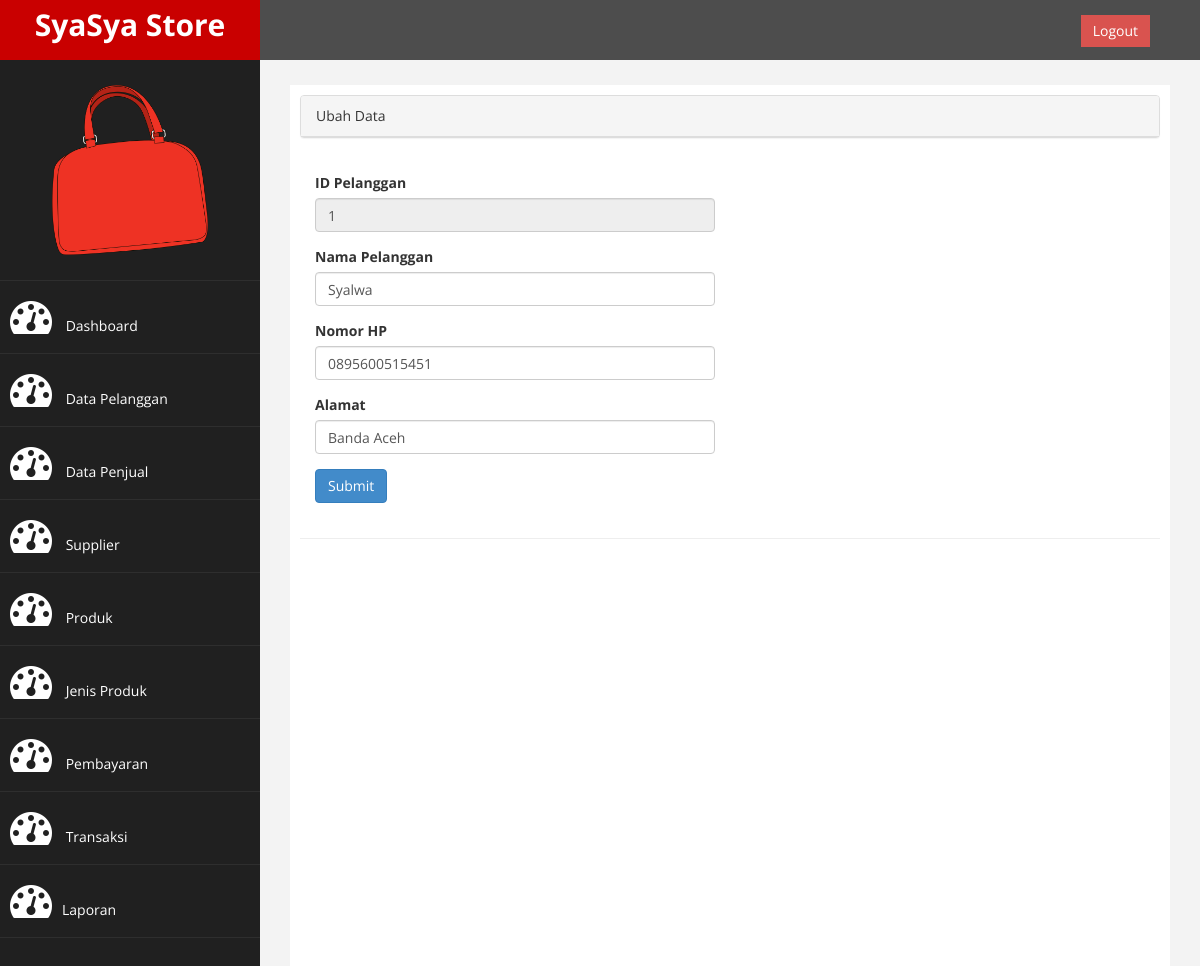
The app's page /?page=pelanggan&aksi=ubah&id_pelanggan=1 with its own data.
### tables this page shows
CREATE TABLE `pelanggan` (
  `id_pelanggan` varchar(20) NOT NULL,
  `nama_pelanggan` varchar(100) NOT NULL,
  `nomor_telepon` varchar(50) NOT NULL,
  `alamat` varchar(100) NOT NULL
);

### page/pelanggan/ubah.php (the view, shortened to what this page needs)
<?php
    $id_pelanggan  = $_GET['id_pelanggan'];
    $sql = $koneksi->query("SELECT * FROM pelanggan WHERE id_pelanggan= '$id_pelanggan'");
    $tampil = $sql->fetch_assoc();
 ?>
<div class="panel panel-default">
    <div class="panel-heading">
    	Ubah Data
	</div>
</div>
	<div class="panel-body">
        <div class="row">
            <div class="col-md-6">
                 <form method="POST" name="formPendaftaran" onsubmit="return validateForm()">
                    <div class="form-group">
                    	<label>ID Pelanggan</label>
                    	<input class="form-control" name="id_pelanggan" value="<?php echo $tampil['id_pelanggan']; ?>" readonly />
                    </div>
                    <div class="form-group">
                    	<label>Nama Pelanggan</label>
                    	<input class="form-control" name="nama_pelanggan" value="<?php echo $tampil['nama_pelanggan']; ?>"  required maxlength="40" minlength="3" />
                    </div>
                    <div class="form-group">
                    	<label>Nomor HP</label>
                        <input class="form-control" name="nomor_telepon" value="<?php echo $tampil['nomor_telepon']; ?>" />
                    </div>
                     <div class="form-group">
                        <label>Alamat</label>
                        <input class="form-control" name="alamat" value="<?php echo $tampil['alamat']; ?>" />
                    </div>
                    <div>
                    	<input type="submit" name="simpan" class="btn btn-primary">
                    </div>
   		 	</form>
    	</div>
    </div>
</div>

### assets/css/custom.css (style rules this page uses)
body { font-family: 'Open Sans', sans-serif; }

### records on screen
pelanggan: id_pelanggan "1", nama_pelanggan "Syalwa", nomor_telepon "0895600515451", alamat "Banda Aceh"
